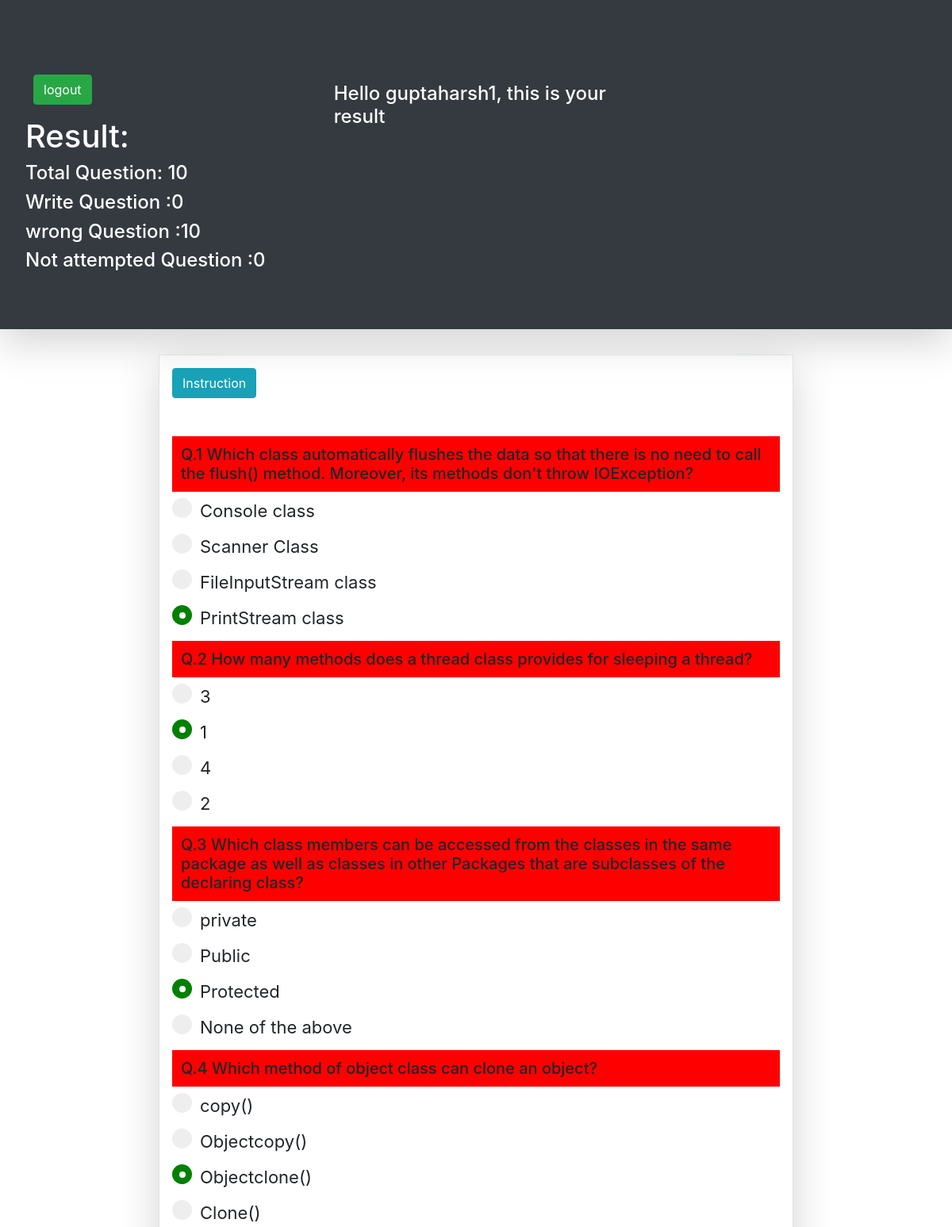
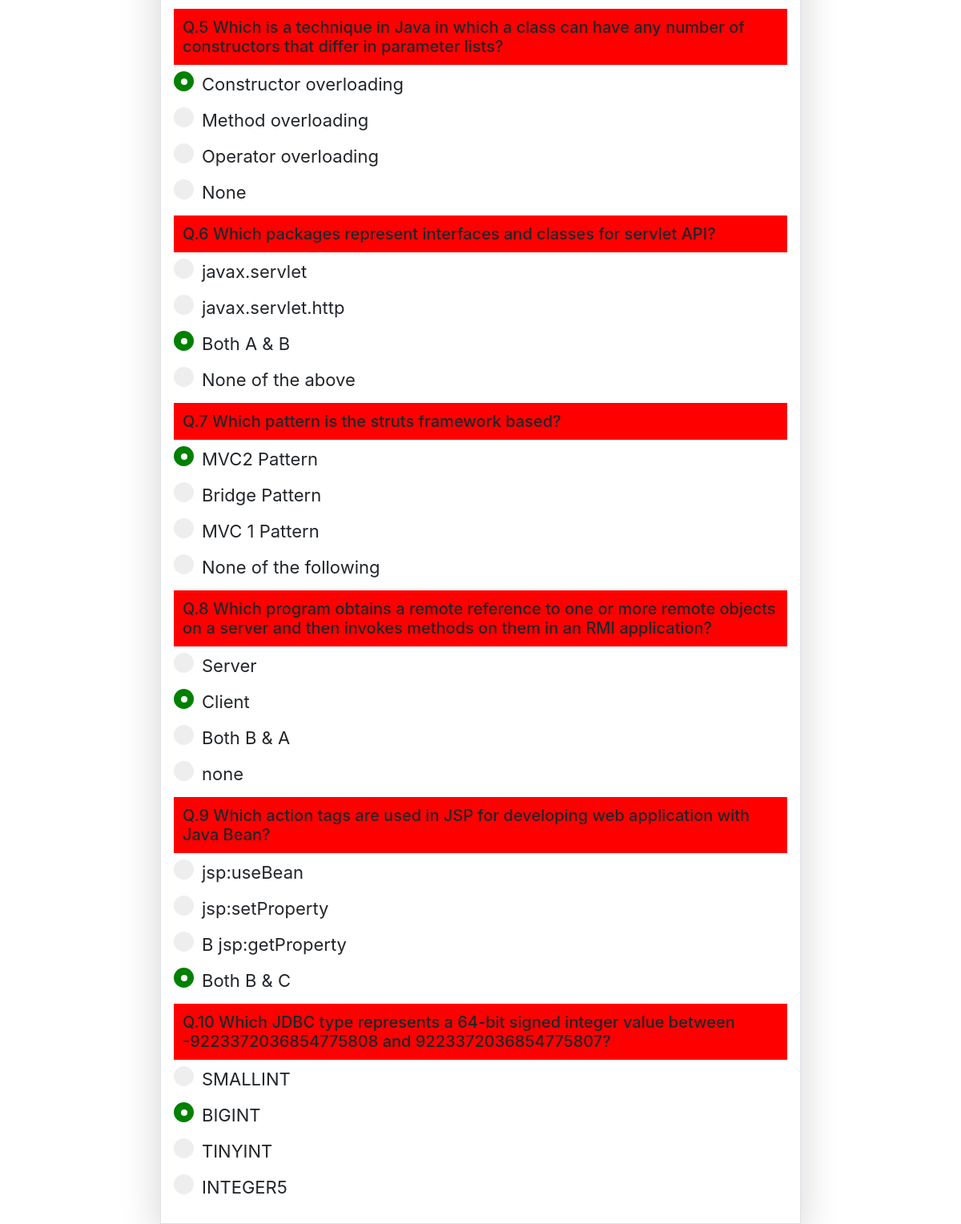
Screenshot of /result.php (signed in) with the database file from the repository (2 pictures, top to bottom).
### tables this page shows
CREATE TABLE `question` (
  `id` int(3) NOT NULL,
  `question` varchar(250) NOT NULL,
  `option1` varchar(250) NOT NULL,
  `option2` varchar(250) NOT NULL,
  `option3` varchar(250) NOT NULL,
  `option4` varchar(250) NOT NULL,
  `answer` int(3) NOT NULL
);

### result.php (the view, shortened to what this page needs)
<?php
$con=mysqli_connect("localhost","root","","webproject") or die("server not found");
$query="select * from question";
$x=mysqli_query($con,$query) or die("wrong query");
$array=mysqli_fetch_array($x);
$email=$_SESSION['login'];
$query1="select * from result where email='$email'";
$z=mysqli_query($con,$query1) or die("wrong result");
$array2=mysqli_fetch_array($z);
$right=0;
$wrong=0;
$notattempt=0;
for($i=1;$i<=10;$i++)
{
if($array2["$i"]==$array['answer'])
		$right++;
	else if($array2["$i"]=="0")
		$notattempt++;
	else if($array2["$i"]!=$array['answer'])
		$wrong++;
$array=mysqli_fetch_array($x);
}
?>
<html>
<head>
  <link rel="stylesheet" href="file/bootstrap-4.2.1-dist/css/bootstrap.min.css">
	</head>
<body>
<div class="container-fluid bg-dark jumbotron shadow-lg text-left bg-dark rounded-0 text-light" style="background-color: black;"  >
<div class="row">
	<div class="col-4">
		<form method="post" action="thank.php">
<input type="submit" name="logout" class="btn btn-success" style="margin-top: 30px;margin-left: 10px;" value="logout">	</input>
</form>
<h1 style="color:white;"> Result:</h1>
<h4 style="color:white">Total Question: 10</h4>
<h4 style="color:white">Write Question :<?php echo $right;?></h4>
<h4 style="color:white">wrong Question :<?php echo "$wrong"?></h4>
<h4 style="color:white">Not attempted Question :<?php echo $notattempt;?></h4>
	</div>
<div class="col-4">
<h4  style="color:white;padding-top:40px;margin-left: px; "> Hello 	<? echo $_SESSION['name'].", ";?>this is your result</h4>
</div>
</div>
</div>
<div class="container col-md-8 p-3 border shadow-lg">
	<button type="button" class="btn btn-info" data-toggle="collapse" data-target="#demo">Instruction</button>
<br><br><br>
	<?php
$query="select * from question";
$x=mysqli_query($con,$query) or die("wrong query");
while($array=mysqli_fetch_array($x))
{	$index=$array['id'];
	?>
	<h5
	<?php  if($array2[$index]!=$array['answer']){ ?>style="background-color: red;padding: 10px;border:1px solid red;" <?php } ?>>Q.<?php echo $array['id']." ".$array['question']; ?> </h5>
	<?php $name=$array['id'];?>
	<label class="container1">
	<input type="radio" disabled id="<?php echo $array['option1'];?>" name='<?php echo "$name"?>'><?php echo $array['option1'];?><br>
	<span class="checkmark"></span>
	</label>
	<label class="container1">
	<input type="radio" disabled id="<?php echo $array['option2'];?>" name='<?php echo "$name"?>'><?php echo $array['option2'];?><br>
	<span class="checkmark"></span>
	</label>
	<label class="container1">
	<input type="radio" disabled id="<?php echo $array['option3'];?>" name='<?php echo "$name"?>'><?php echo $array['option3'];?><br>
	<span class="checkmark"></span>
	</label>
	<label class="container1">
	<input type="radio" disabled id="<?php echo $array['option4'];?>" name='<?php echo "$name"?>'><?php echo $array['option4'];?><br>
		<span class="checkmark"></span>
	</label>
<?php
}
?>
	</div>
</body>
</html>

### result.php (style rules this page uses)
.container1 { display: block; position: relative; padding-left: 35px; margin-bottom: 12px; cursor: pointer; font-size: 22px; -webkit-user-select: none; -moz-user-select: none; -ms-user-select: none; user-select: none; }
.checkmark { position: absolute; top: 0; left: 0; height: 25px; width: 25px; background-color: #eee; border-radius: 50%; }
.container1 input:checked ~ .checkmark { background-color: green; }
.checkmark:after { content: ""; position: absolute; display: none; }
.container input:checked ~ .checkmark:after { display: block; }
.container1 .checkmark:after { top: 9px; left: 9px; width: 8px; height: 8px; border-radius: 50%; background: white; }

### rows the page displays
question: id "1", question "Which class automatically flushes the data so that there is no need to call the flush() method. Moreover, its methods don't throw IOException?", option1 "Console class", option2 "Scanner Class", option3 "FileInputStream class", option4 "PrintStream class"
question: id "2", question "How many methods does a thread class provides for sleeping a thread?", option1 "3", option2 "1", option3 "4", option4 "2"
question: id "3", question "Which class members can be accessed from the classes in the same package as well as classes in other Packages that are subclasses of the declaring class?", option1 "private", option2 "Public", option3 "Protected", option4 "None of the above"
question: id "4", question "Which method of object class can clone an object?", option1 "copy()", option2 "Objectcopy()", option3 "Objectclone()", option4 "Clone()"
question: id "5", question "Which is a technique in Java in which a class can have any number of constructors that differ in parameter lists?", option1 "Constructor overloading", option2 "Method overloading", option3 "Operator overloading", option4 "None"
question: id "6", question "Which packages represent interfaces and classes for servlet API?", option1 "javax.servlet", option2 "javax.servlet.http", option3 "Both A & B", option4 "None of the above"
question: id "7", question "Which pattern is the struts framework based?", option1 "MVC2 Pattern", option2 "Bridge Pattern", option3 "MVC 1 Pattern", option4 "None of the following"
question: id "8", question "Which program obtains a remote reference to one or more remote objects on a server and then invokes methods on them in an RMI application?", option1 "Server", option2 "Client", option3 "Both B & A", option4 "none"
question: id "9", question "Which action tags are used in JSP for developing web application with Java Bean?", option1 "jsp:useBean", option2 "jsp:setProperty", option3 "B jsp:getProperty", option4 "Both B & C"
question: id "10", question "Which JDBC type represents a 64-bit signed integer value between -9223372036854775808 and 9223372036854775807?", option1 "SMALLINT", option2 "BIGINT", option3 "TINYINT", option4 "INTEGER5"

### other values shown
$right "0"
$wrong "10"
$notattempt "0"
$_SESSION['name'] "guptaharsh1"
